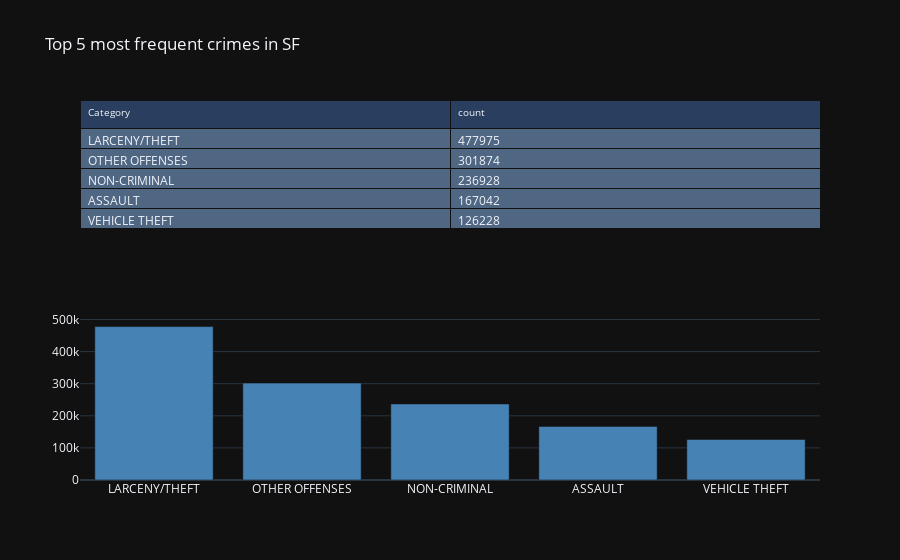

The notebook cell this image was saved under:
### Markdown cell above
Instead of creating table and plot separately 
```python
px.bar(df_t5_crime, x="Category", y="count", title="Top 5 most frequent crimes in SF")
ff.create_table(df_t5_crime)
```

Created subplot with table and bar plot together.

### Code cell
# Prepare chart for the category crime count
fig = make_subplots(rows=2, cols=1, shared_xaxes=False, specs=[[{"type": "table"}],[{"type": "bar"}]])

fig.add_trace(
    go.Table(
        header=dict(
            values=list(df_t5_crime.columns),
            font=dict(size=10),
            align="left"
        ),
        cells=dict(
            values=[df_t5_crime[k].tolist() for k in df_t5_crime.columns],
            align = "left")
    ),
    row=1, col=1
)

fig.add_trace(
    go.Bar(x=df_t5_crime['Category'], y=df_t5_crime['count'], marker_color="steelblue"),
    row=2, col=1
)

fig.update_layout(
    template='plotly_dark',
    height=500,
    showlegend=False,
    title_text="Top 5 most frequent crimes in SF"
)

fig.show()

### Figure 1 — Plotly figure (JSON) as saved in the notebook; plotly's stock layout.template omitted (floating-point values rounded to 4 significant figures)
{"data": [{"cells": {"align": "left", "values": [["LARCENY/THEFT", "OTHER OFFENSES", "NON-CRIMINAL", "ASSAULT", "VEHICLE THEFT"], [477975, 301874, 236928, 167042, 126228]]}, "domain": {"x": [0, 1], "y": [0.575, 1]}, "header": {"align": "left", "font": {"size": 10}, "values": ["Category", "count"]}, "type": "table"}, {"marker": {"color": "steelblue"}, "type": "bar", "x": ["LARCENY/THEFT", "OTHER OFFENSES", "NON-CRIMINAL", "ASSAULT", "VEHICLE THEFT"], "xaxis": "x", "y": [477975, 301874, 236928, 167042, 126228], "yaxis": "y"}], "layout": {"autosize": true, "showlegend": false, "title": {"text": "Top 5 most frequent crimes in SF"}, "xaxis": {"anchor": "y", "autorange": true, "domain": [0, 1], "range": [-0.5, 4.5], "type": "category"}, "yaxis": {"anchor": "x", "autorange": true, "domain": [0, 0.425], "range": [0, 503100.0], "type": "linear"}}}
